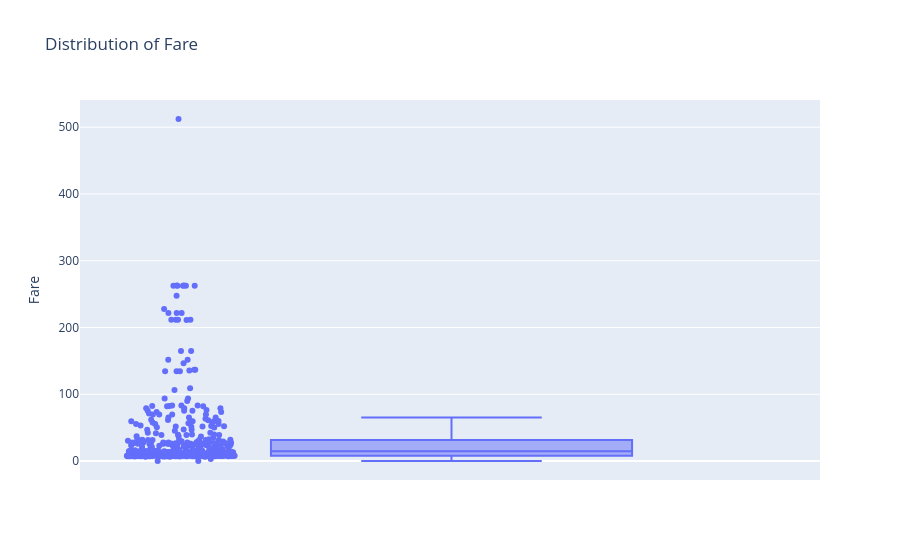

Notebook cell for this chart:
### Code cell
px.box(df, y="Fare", points="all", title="Distribution of Fare")

### Figure 1 — Plotly figure (JSON) as saved in the notebook; plotly's stock layout.template omitted (floating-point values rounded to 4 significant figures; data arrays with more than 128 entries replaced by an {"elided": "..."} marker saying what was removed)
{"data": [{"alignmentgroup": "True", "boxpoints": "all", "hovertemplate": "Fare=%{y}<extra></extra>", "legendgroup": "", "marker": {"color": "#636efa"}, "name": "", "notched": false, "offsetgroup": "", "orientation": "v", "showlegend": false, "type": "box", "x0": " ", "xaxis": "x", "y": {"elided": "418 float values"}, "y0": " ", "yaxis": "y"}], "layout": {"boxmode": "group", "legend": {"tracegroupgap": 0}, "title": {"text": "Distribution of Fare"}, "xaxis": {"anchor": "y", "domain": [0, 1]}, "yaxis": {"anchor": "x", "domain": [0, 1], "title": {"text": "Fare"}}}}
